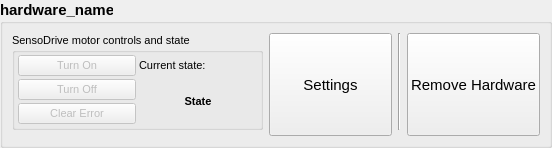
<?xml version="1.0" encoding="UTF-8"?>
<ui version="4.0">
 <class>Form</class>
 <widget class="QWidget" name="Form">
  <property name="geometry">
   <rect>
    <x>0</x>
    <y>0</y>
    <width>552</width>
    <height>134</height>
   </rect>
  </property>
  <property name="font">
   <font>
    <pointsize>1</pointsize>
   </font>
  </property>
  <property name="windowTitle">
   <string>Hardware Tab</string>
  </property>
  <layout class="QGridLayout" name="gridLayout">
   <property name="leftMargin">
    <number>0</number>
   </property>
   <property name="topMargin">
    <number>0</number>
   </property>
   <property name="rightMargin">
    <number>0</number>
   </property>
   <property name="bottomMargin">
    <number>0</number>
   </property>
   <item row="0" column="0">
    <widget class="QGroupBox" name="groupBox">
     <property name="font">
      <font>
       <pointsize>11</pointsize>
       <weight>75</weight>
       <bold>true</bold>
      </font>
     </property>
     <property name="title">
      <string>hardware_name</string>
     </property>
     <layout class="QGridLayout" name="gridLayout_2">
      <item row="3" column="4" rowspan="2">
       <widget class="QPushButton" name="btn_remove_hardware">
        <property name="sizePolicy">
         <sizepolicy hsizetype="Preferred" vsizetype="Preferred">
          <horstretch>0</horstretch>
          <verstretch>0</verstretch>
         </sizepolicy>
        </property>
        <property name="font">
         <font>
          <weight>50</weight>
          <bold>false</bold>
         </font>
        </property>
        <property name="text">
         <string>Remove Hardware</string>
        </property>
       </widget>
      </item>
      <item row="3" column="2" rowspan="2">
       <widget class="QPushButton" name="btn_settings">
        <property name="sizePolicy">
         <sizepolicy hsizetype="Preferred" vsizetype="Preferred">
          <horstretch>0</horstretch>
          <verstretch>0</verstretch>
         </sizepolicy>
        </property>
        <property name="font">
         <font>
          <weight>50</weight>
          <bold>false</bold>
         </font>
        </property>
        <property name="text">
         <string>Settings</string>
        </property>
       </widget>
      </item>
      <item row="3" column="0" colspan="2">
       <widget class="QGroupBox" name="groupBox_2">
        <property name="font">
         <font>
          <pointsize>8</pointsize>
          <weight>50</weight>
          <bold>false</bold>
         </font>
        </property>
        <property name="title">
         <string>SensoDrive motor controls and state</string>
        </property>
        <layout class="QGridLayout" name="gridLayout_3">
         <property name="leftMargin">
          <number>3</number>
         </property>
         <property name="topMargin">
          <number>3</number>
         </property>
         <property name="rightMargin">
          <number>3</number>
         </property>
         <property name="bottomMargin">
          <number>3</number>
         </property>
         <property name="spacing">
          <number>3</number>
         </property>
         <item row="2" column="0">
          <widget class="QPushButton" name="btn_on">
           <property name="enabled">
            <bool>false</bool>
           </property>
           <property name="sizePolicy">
            <sizepolicy hsizetype="Minimum" vsizetype="Preferred">
             <horstretch>0</horstretch>
             <verstretch>0</verstretch>
            </sizepolicy>
           </property>
           <property name="font">
            <font>
             <weight>50</weight>
             <bold>false</bold>
            </font>
           </property>
           <property name="text">
            <string>Turn On</string>
           </property>
          </widget>
         </item>
         <item row="4" column="0">
          <widget class="QPushButton" name="btn_clear_error">
           <property name="enabled">
            <bool>false</bool>
           </property>
           <property name="font">
            <font>
             <weight>50</weight>
             <bold>false</bold>
            </font>
           </property>
           <property name="text">
            <string>Clear Error</string>
           </property>
          </widget>
         </item>
         <item row="3" column="0">
          <widget class="QPushButton" name="btn_off">
           <property name="enabled">
            <bool>false</bool>
           </property>
           <property name="font">
            <font>
             <weight>50</weight>
             <bold>false</bold>
            </font>
           </property>
           <property name="text">
            <string>Turn Off</string>
           </property>
          </widget>
         </item>
         <item row="3" column="1" rowspan="2">
          <widget class="QLabel" name="lbl_sensodrive_state">
           <property name="font">
            <font>
             <weight>75</weight>
             <bold>true</bold>
            </font>
           </property>
           <property name="text">
            <string>State</string>
           </property>
           <property name="alignment">
            <set>Qt::AlignCenter</set>
           </property>
          </widget>
         </item>
         <item row="2" column="1">
          <widget class="QLabel" name="label">
           <property name="text">
            <string>Current state:</string>
           </property>
          </widget>
         </item>
        </layout>
       </widget>
      </item>
      <item row="3" column="3">
       <widget class="Line" name="line">
        <property name="orientation">
         <enum>Qt::Vertical</enum>
        </property>
       </widget>
      </item>
     </layout>
    </widget>
   </item>
  </layout>
 </widget>
 <resources/>
 <connections/>
</ui>
